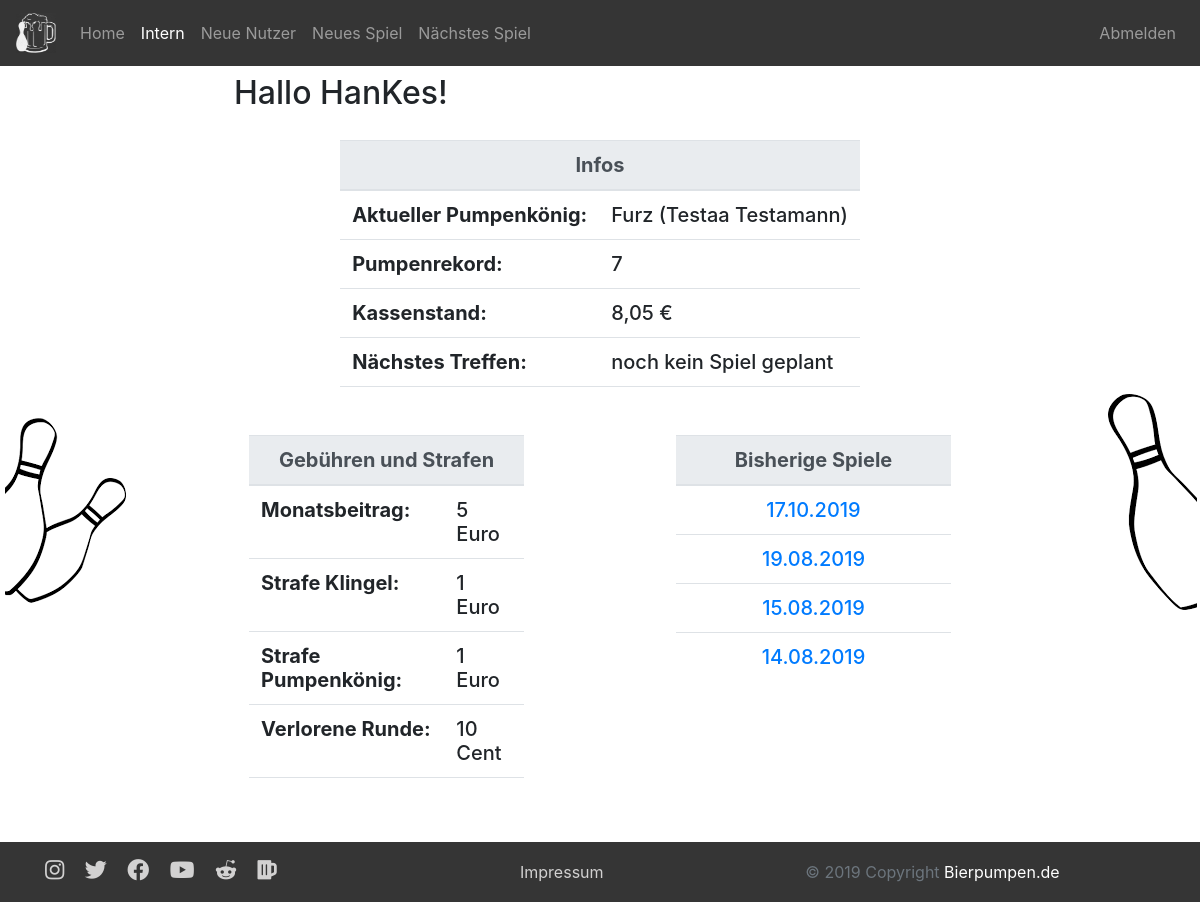
The page /membersarea.php (signed in) on the database as committed earlier.
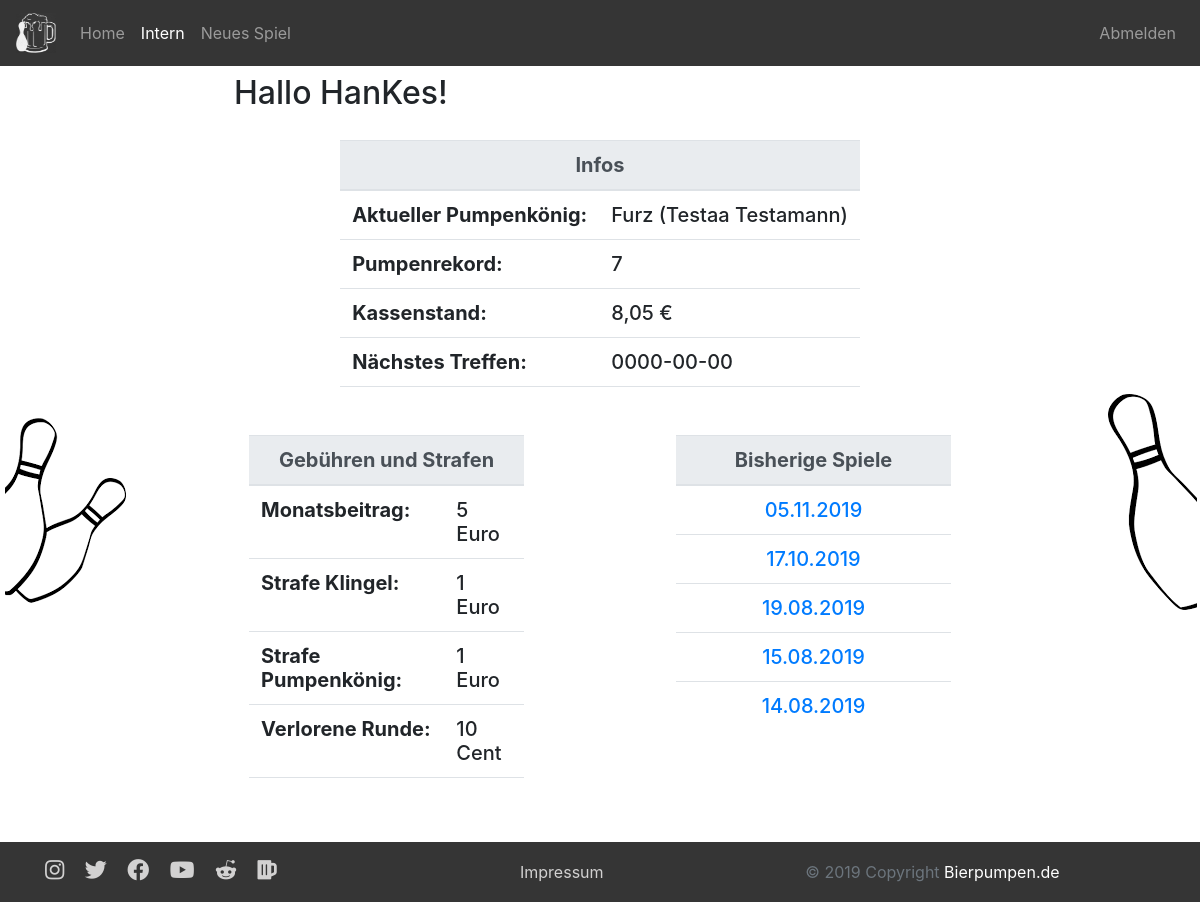
The same page on the database as committed later.
### tables this page shows
CREATE TABLE `users` (
  `id` int(11) NOT NULL,
  `username` varchar(32) NOT NULL,
  `password` text NOT NULL,
  `email` varchar(64) NOT NULL,
  `firstname` varchar(64) NOT NULL,
  `lastname` varchar(64) NOT NULL,
  `isNew` int(1) NOT NULL,
  `isAdmin` int(1) NOT NULL
);

CREATE TABLE `games` (
  `id` int(11) NOT NULL,
  `date` date NOT NULL,
  `king` int(11) NOT NULL,
  `amount` int(11) NOT NULL,
  `nextGame` date DEFAULT NULL
);

### objects/user.php (called while the page is built, shortened)
<?php
class User {
  private $db;
  private static $table_name = "users";
  private $id;
  private $username;
  private $email;
  private $firstname;
  private $lastname;
  private $isAdmin;
  public function __construct($db) {
    $this->db = $db;
  }
  public function readOne() {
    if (!empty($this->id)){
      $query = "SELECT * FROM " . User::$table_name . " WHERE id=:id limit 0,1";
      $stmt = $this->db->prepare($query);
      $stmt->bindParam(":id", $this->id);
    } elseif (!empty($this->username)) {
      $query = "SELECT * FROM " . User::$table_name . " WHERE username LIKE :username limit 0,1";
      $stmt = $this->db->prepare($query);
      $stmt->bindParam(":username", $this->username);
    } elseif (!empty($this->email)) {
      $query = "SELECT * FROM " . User::$table_name . " WHERE email LIKE :email limit 0,1";
      $stmt = $this->db->prepare($query);
      $stmt->bindParam(":email", $this->email);
    } else {
      return false;
    }
    if($stmt->execute()){
      return true;
    } else {
      return false;
    }
  }
  public static function readPumpKingAndGame($db) {
    $query = "SELECT * FROM " . Game::$table_name . " AS t1 LEFT JOIN " . User::$table_name . " AS t2
            on t1.king = t2.id where t1.king IS NOT NULL ORDER BY t1.amount DESC, t1.date DESC LIMIT 0,1";
    $stmt = $db->prepare($query);
    $stmt->execute();
    $kingAndGame = array();
    $row = $stmt->fetch(PDO::FETCH_ASSOC);
    $user = new User($db);
    $kingAndGame[] = $user;
    $game = new Game($db);
    $kingAndGame[] = $game;
    return $kingAndGame;
  }
  public function setId($newId) {
    $this->id = htmlspecialchars(strip_tags($newId));
  }
  public function getFirstname() {
    return $this->firstname;
  }
  public function setFirstname($newFirstname) {
    $this->firstname = htmlspecialchars(strip_tags($newFirstname));
  }
  public function getLastname() {
    return $this->lastname;
  }
  public function setLastname($newLastname) {
    $this->lastname = htmlspecialchars(strip_tags($newLastname));
  }
  public function getUsername() {
    return $this->username;
  }
  public function setUsername($newUsername) {
    $this->username = htmlspecialchars(strip_tags($newUsername));
  }
  public function setEmail($newEmail) {
    $this->email = htmlspecialchars(strip_tags($newEmail));
  }
  public function getIsAdmin(){
    return $this->isAdmin;
  }
  public function setIsAdmin($newIsAdmin){
    $this->isAdmin = htmlspecialchars(strip_tags($newIsAdmin));
  }
}
?>

### objects/game.php (called while the page is built, shortened)
<?php
class Game {
  public static $table_name = "games";
  private $date;
  private $amount;
  private $nextGame;
  public static function readLast($db) {
    $query = "SELECT * from " . Game::$table_name . " ORDER BY date DESC LIMIT 0,1";
    $stmt = $db->prepare($query);
    $stmt->execute();
    $count = $stmt->rowCount();
    $row = $stmt->fetch(PDO::FETCH_ASSOC);
    $game = new Game($db);
    return $game;
  }
  public static function readAll($db) {
    $query = "SELECT * From " . Game::$table_name . " ORDER BY date DESC";
    $stmt = $db->prepare($query);
    $stmt->execute();
    $game_array = array();
    while ($row = $stmt->fetch(PDO::FETCH_ASSOC)){
      $game = new Game($db);
      $game_array[] = $game;
    }
    return $game_array;
  }
  public function getDate() {
    return $this->date;
  }
  public function setDate($newDate) {
    $this->date = htmlspecialchars(strip_tags($newDate));
  }
  public function getAmount() {
    return $this->amount;
  }
  public function setAmount($newAmount) {
    $this->amount = htmlspecialchars(strip_tags($newAmount));
  }
  public function getNextGame() {
    return $this->nextGame;
  }
  public function setNextGame($newNextGame) {
    $this->nextGame = htmlspecialchars(strip_tags($newNextGame));
  }
}
?>

### objects/bill.php (called while the page is built, shortened)
<?php
class Bill {
  private static $table_name = "bills";
  public static function readBalance($db) {
    $query = "SELECT SUM(amount) AS balance FROM " . Bill::$table_name . " WHERE paid=true";
    $stmt = $db->prepare($query);
    $stmt->execute();
    $count = $stmt->rowCount();
    $row = $stmt->fetch(PDO::FETCH_ASSOC);
    $balance = $row['balance'];
    return $balance;
  }
}
?>

### membersarea.php (the view, shortened to what this page needs)
<?php
include_once $_SERVER["DOCUMENT_ROOT"] . '/Kegeln/objects/session.php';
include_once $_SERVER["DOCUMENT_ROOT"] . '/Kegeln/objects/game.php';
include_once $_SERVER["DOCUMENT_ROOT"] . '/Kegeln/objects/bill.php';
  include_once $_SERVER["DOCUMENT_ROOT"] . '/Kegeln/header.php';
  $games = Game::readAll($db);
  $pumpKingAndGame = User::readPumpKingAndGame($db);
  $pumpKingUser = $pumpKingAndGame[0];
  $pumpKingGame = $pumpKingAndGame[1];
  $balance = Bill::readBalance($db);
  $balance = str_replace(".", ",", $balance);
?>
<div class="d-none d-sm-block">
  <h2 class="my-2">Hallo <?php echo $username; ?>!</h2>
  <div class="row justify-content-center" style="padding-top:20px">
    <h5>
      <table class="table">
        <thead class="thead-light">
          <tr>
            <th scope="col" colspan="2" class="text-center">Infos</th>
          </tr>
        </thead>
        <tbody>
          <tr>
            <th scope="row">Aktueller Pumpenkönig:</th>
            <td><?php echo $pumpKingUser->getUsername() . " (" . $pumpKingUser->getFirstname() . " " . $pumpKingUser->getLastname() . ")"; ?></td>
          </tr>
          <tr>
            <th scope="row">Pumpenrekord:</th>
            <td><?php echo $pumpKingGame->getAmount(); ?></td>
          </tr>
          <tr>
            <th scope="row">Kassenstand:</th>
            <td><?php echo $balance . " €"; ?></td>
          </tr>
          <tr>
            <th scope="row">Nächstes Treffen:</th>
            <td>
              <?php
                $game = Game::readLast($db);
                if(!$game->getNextGame()==NULL){
                  echo $game->getNextGame();
                } else {
                  echo "noch kein Spiel geplant";
                }
              ?>
            </td>
          </tr>
          <tr>
            <td colspan="2" class="text-center"></td>
          </tr>
        </tbody>
      </table>
    </h5>
  </div>
  <div class="row justify-content-center">
    <div class="col-sm">
      <h5>
        <table class="table">
          <thead class="thead-light">
            <tr>
              <th scope="col" colspan="2" class="text-center">Gebühren und Strafen</th>
            </tr>
          </thead>
          <tbody>
            <tr>
              <th scope="row">Monatsbeitrag:</th>
              <td>5 Euro</td>
            </tr>
            <tr>
              <th scope="row">Strafe Klingel:</th>
              <td>1 Euro</td>
            </tr>
            <tr>
              <th scope="row">Strafe Pumpenkönig:</th>
              <td>1 Euro</td>
            </tr>
            <tr>
              <th scope="row">Verlorene Runde:</th>
              <td>10 Cent</td>
            </tr>
            <tr>
              <td colspan="2" class="text-center"></td>
            </tr>
          </tbody>
        </table>
      </h5>
    </div>
    <div class="col-sm-2 d-none d-md-block">
    </div>
    <div class="col-sm">
      <h5>
        <table class="table">
          <thead class="thead-light">
            <tr>
              <th scope="col" colspan="2" class="text-center">Bisherige Spiele</th>
            </tr>
          </thead>
          <tbody>
            <?php
            foreach ($games as $game) {
              $date = $game->getDate();
              $date = substr($date, 8, 2) . "." . substr($date, 5, 2) . "." . substr($date, 0, 4);
              ?>
              <tr>
                <td colspan="2" class="text-center"><a href="/Kegeln/membersarea.php?date=<?php echo $date ;?>"><?php echo $date ;?></a></td>
              </tr>
              <?php
            }
            ?>
          </tbody>
        </table>
      </h5>
    </div>
  </div>
</div>
<?php
include_once $_SERVER["DOCUMENT_ROOT"] . '/Kegeln/footer.php';
?>

### header.php (shortened to what this page needs)
<?php
include_once $_SERVER["DOCUMENT_ROOT"] . '/Kegeln/database/db.php';
include_once $_SERVER["DOCUMENT_ROOT"] . '/Kegeln/objects/user.php';
include_once $_SERVER["DOCUMENT_ROOT"] . '/Kegeln/objects/game.php';
$loggedin = false;
$isAdmin = false;
$database = new Database();
$db = $database->getConnection();
if (isset($_SESSION['session_id'])) {
  $loggedin_user = new User($db);
  $loggedin_user->setId($_SESSION['session_id']);
  $loggedin_user->readOne($db);
  $loggedin = true;
  $username = $loggedin_user->getUsername();
  $nextGame = NULL;
  if($loggedin_user->getIsNew()==1){
    $isNew = true;
  } else {
    $game = Game::readLast($db);
    $nextGame = $game->getNextGame();
  }
  if($loggedin_user->getIsAdmin()==1){
    $isAdmin = true;
  }
}
$users = User::readNew($db);
?>
<!DOCTYPE html>
<html lang="de">
  <head>
    <link href="/Kegeln/css/bootstrap.min.css" rel="stylesheet">
    <link href="/Kegeln/css/style.css" rel="stylesheet">
    <link href="https://use.fontawesome.com/releases/v5.11.1/css/all.css" rel="stylesheet">
  </head>
  <body>
  	<header>
	    <nav class="navbar sticky-top navbar-expand-md navbar-dark" style="background-color: #353535;">
			  <a class="navbar-brand" href="/Kegeln/index.php"><img src="/Kegeln/media/beer.jpg" width="40" height="40" alt=""></a>
			  <div class="collapse navbar-collapse" id="navbarSupportedContent">
			    <ul class="navbar-nav mr-auto">
			      <li class="nav-item <?php if (strpos($_SERVER['PHP_SELF'], "index.php")){echo "active";} ?>">
			        <a class="nav-link" href="/Kegeln/index.php">Home</a>
			      </li>
			      <li class="nav-item <?php if (strpos($_SERVER['PHP_SELF'], "membersarea.php")){echo "active";} ?>">
			        <a class="nav-link" href="/Kegeln/intern.php">Intern</a>
			      </li>
            <?php
            if ($isAdmin){
              if(!empty($users)){
                ?>
                <li class="nav-item <?php if (strpos($_SERVER['PHP_SELF'], "index.php")){echo "active";} ?>">
                  <a class="nav-link" href="/Kegeln/user/accept.php">Neue Nutzer</a>
                </li>
                <?php
              }
              ?>
              <li class="nav-item <?php if (strpos($_SERVER['PHP_SELF'], "insert_game.php")){echo "active";} ?>">
                <a class="nav-link" href="/Kegeln/game/insert_game.php">Neues Spiel</a>
              </li>
              <?php
              if($nextGame==NULL){
                ?>
                <li class="nav-item <?php if (strpos($_SERVER['PHP_SELF'], "update_game.php")){echo "active";} ?>">
                  <a class="nav-link" href="/Kegeln/game/update_game.php">Nächstes Spiel</a>
                </li>
                <?php
              }
            }
            ?>
          </ul>
            <?php if ($loggedin){ ?>
              <ul class="navbar-nav">
                <li class="nav-item">
                  <a class="nav-link" href="/Kegeln/includes/logout_inc.php?logout=true">Abmelden</a>
                </li>
              </ul>
            <?php } ?>
			  </div>
			</nav>
		</header>
<div class="d-none d-lg-block">
<img src="/Kegeln/media/kegel links.png" align="left">
<img src="/Kegeln/media/kegel rechts.png" align="right">
</div>
<main role="main" class="container">

### footer.php (shortened to what this page needs)
</main>
<br/>
<div class="d-none d-sm-block">
  <footer id="myFooter" class="footer font-small fixed-bottom">
    <div class="container">
      <div class="row">
        <div class="col-5">
          <a href="https://www.instagram.com/die_bierpumpen/" class="fab fa-instagram instagram pr-3" style="font-size: 22px"></a>
          <a href="https://twitter.com/hopfenspeicher" target="_blank" class="twitter"><i class="fab fa-twitter pr-3" style="font-size: 22px"></i></a>
          <a href="https://de-de.facebook.com/ichliebebier.at/" target="_blank" class="facebook"><i class="fab fa-facebook pr-3" style="font-size: 22px"></i></a>
          <a href="https://www.youtube.com/watch?v=OXPswg0urtQ&t=2s" target="_blank" class="google"><i class="fab fa-youtube pr-3" style="font-size: 22px"></i></a>
          <a href="https://www.reddit.com/r/beer/" target="_blank" class="reddit"><i class="fab fa-reddit-alien pr-3" style="font-size: 22px"></i></a>
          <a href="https://www.oettinger-bier.de/" target="_blank" class="beer"><i class="fas fa-beer" style="font-size: 22px"></i></a>
        </div>
        <div class="col-2">
          <a href="/Kegeln/impressum.php">Impressum</a>
        </div>
        <div class="col-5">
          <div class="footer-copyright text-center text-muted">© 2019 Copyright
            <a class="text-white"href="https://bierpumpen.de">  Bierpumpen.de</a>
          </div>
        </div>
      </div>
    </div>
  </footer>
</div>
</body>
</html>

### css/style.css (style rules this page uses)
html { position: relative; min-height: 100%; }
@media (min-width: 992px) { body { margin-bottom: 60px; } }
@media (min-width: 992px) { .footer { display: block; position: absolute; bottom: 0; width: 100%; height: 60px; line-height: 60px; background-color: #353535; } }
#myFooter a { color: #d2d1d1; text-decoration: none; }
:root { --input-padding-x: 1.5rem; --input-padding-y: .75rem; }

Rows that differ between the two databases and show on the page:
added games: nextGame "0000-00-00", date "05.11.2019"
changed games (number 3 of 5 on the later page): nextGame empty → "2019-11-05" (drawn)
Other text that changed with them:
text no longer shown: "Neue Nutzer Nächstes Spiel noch kein Spiel geplant"
